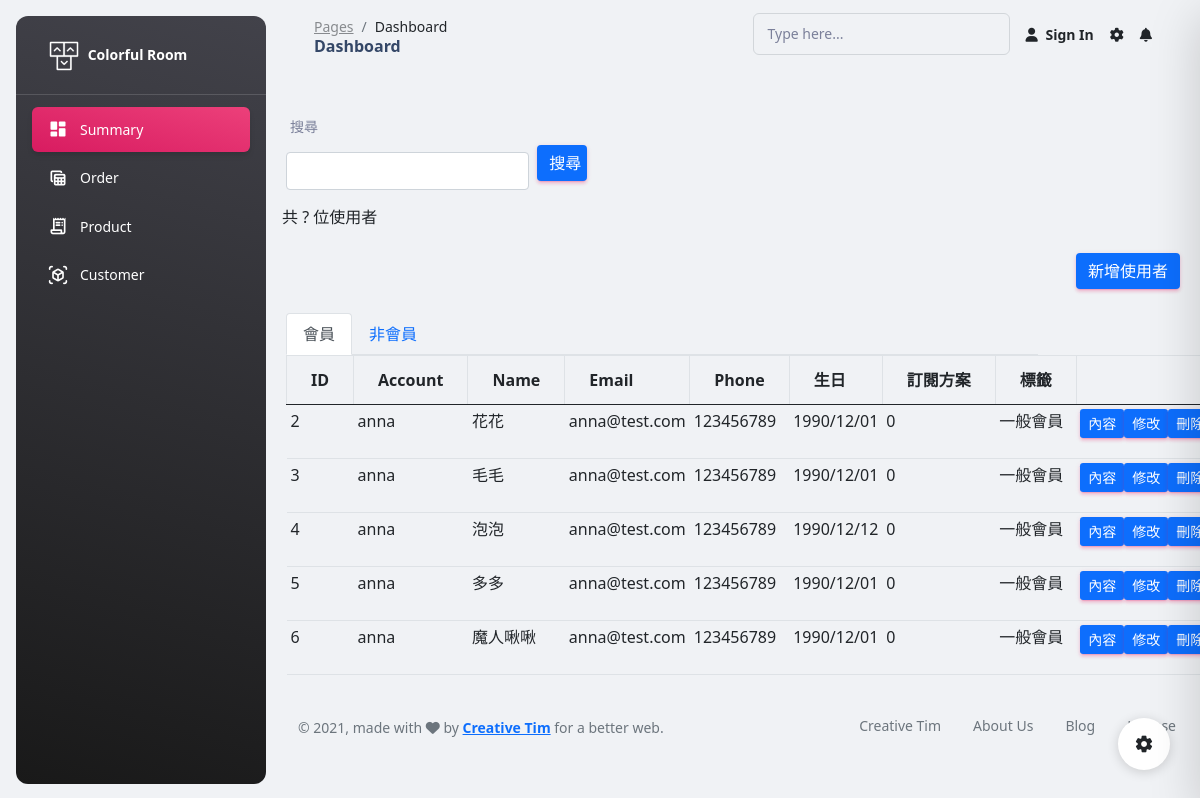
The app's page /index.php?page=customer with its own data.
### tables this page shows
CREATE TABLE `member` (
  `id` int(6) UNSIGNED NOT NULL,
  `account` varchar(30) DEFAULT NULL,
  `name` varchar(30) NOT NULL,
  `birthday` varchar(20) NOT NULL,
  `gender` int(20) NOT NULL,
  `password` varchar(30) DEFAULT NULL,
  `email` varchar(30) NOT NULL,
  `phone` int(20) NOT NULL,
  `subscribe` int(6) NOT NULL,
  `created_at` datetime DEFAULT NULL,
  `edit_at` datetime DEFAULT NULL,
  `valid` tinyint(4) DEFAULT NULL,
  `tag_id` varchar(10) NOT NULL
);

CREATE TABLE `tag` (
  `id` int(6) UNSIGNED NOT NULL,
  `name` varchar(20) NOT NULL
);

### pages/customer/user-list.php (the view, shortened to what this page needs)
<?php
require_once ("../../components/pdo-connect.php");
$sqlMember="SELECT member. *,tag.name AS tag_name FROM member
JOIN tag ON member.tag_id = tag.id
WHERE member.valid=1";
$stmt=$db_host->prepare($sqlMember);
try{
    $stmt->execute();
    $rowsMember=$stmt->fetchAll(PDO::FETCH_ASSOC);
}catch(PDOException $e){
    echo $e->getMessage();
}
?>
<!doctype html>
<html lang="en">
<head>
    <link rel="stylesheet" href="https://cdn.jsdelivr.net/npm/bootstrap@5.0.2/dist/css/bootstrap.min.css"
>
    <link rel="stylesheet" href="fontawesome-free-5.0.1/web-fonts-with-css/css/fontawesome-all.min.css">
</head>
<body>
<div class="container ">
    <div class="row mb-2">
        <label for="">搜尋</label>
        <form action="" method="get">
            <div class="col-4 d-flex align-items-center">
                <input type="search" class="form-control me-2" name="" value="">
                <button type="submit" class="btn btn-primary text-nowrap">搜尋</button>
            </div>
        </form>
        <div class="p-2 d-flex justify-content-between">
            <div>
                共 ? 位使用者
            </div>
        </div>
    </div>
    <div class="p-2 d-flex justify-content-end">
        <a class="btn btn-primary" href="create-member.php">新增使用者</a>
    </div>
    <nav class="col-lg-10">
        <div class="nav nav-tabs" id="nav-tab" role="tablist">
            <button class="nav-link active" id="nav-member-tab" data-bs-toggle="tab" data-bs-target="#nav-member"
                    type="button" role="tab" aria-controls="nav-member" aria-selected="true">會員</button>
            <button class="nav-link" id="nav-customer-tab" data-bs-toggle="tab" data-bs-target="#nav-customer" type="button"
                    role="tab" aria-controls="nav-customer" aria-selected="false">非會員</button>
        </div>
    </nav>
    <div class="tab-content col-lg-10" id="nav-tabContent">
        <div class="tab-pane fade show active " id="nav-member" role="tabpanel" aria-labelledby="nav-member-tab">
            <table class="table table-bordered table-hover table-sm">
                <thead>
                <tr>
                    <th scope="col">ID</th>
                    <th scope="col">Account</th>
                    <th scope="col">Name</th>
                    <th scope="col">Email</th>
                    <th scope="col">Phone</th>
                    <th scope="col">生日</th>
                    <th scope="col">訂閱方案</th>
                    <th scope="col">標籤</th>
                    <th scope="col"></th>
                </tr>
                </thead>
                <?php  foreach ($rowsMember as $value): ?>
                    <tbody>
                    <tr>
                        <td><?=$value["id"]?></td>
                        <td><?=$value["account"]?></td>
                        <td><?=$value["name"]?></td>
                        <td><?=$value["email"]?></td>
                        <td><?=$value["phone"]?></td>
                        <td><?=$value["birthday"]?></td>
                        <td><?=$value["subscribe"]?></td>
                        <td><?=$value["tag_name"]?></td>
                        <td class="text-center d-flex justify-content-evenly">
                            <a class="btn btn-primary btn-sm" href="member.php?id=<?=$value["id"]?>">內容</a>
                            <a class="btn btn-primary btn-sm" href="member-edit.php?id=<?=$value["id"]?>">修改</a>
                        <a class="btn btn-primary btn-sm" type="button"  data-bs-toggle="modal" data-bs-target="#staticBackdrop" >刪除</a>
                        </td>
                    </tr>
                    </tbody>
                <?php endforeach; ?>
            </table>
        </div>
    </div>
</div>
</body>
</html>

### records on screen
member: id "2", account "anna", name "花花", email "anna@test.com", phone "123456789", birthday "1990/12/01", subscribe "0", tag.name "一般會員"
member: id "3", account "anna", name "毛毛", email "anna@test.com", phone "123456789", birthday "1990/12/01", subscribe "0", tag.name "一般會員"
member: id "4", account "anna", name "泡泡", email "anna@test.com", phone "123456789", birthday "1990/12/12", subscribe "0", tag.name "一般會員"
member: id "5", account "anna", name "多多", email "anna@test.com", phone "123456789", birthday "1990/12/01", subscribe "0", tag.name "一般會員"
member: id "6", account "anna", name "魔人啾啾", email "anna@test.com", phone "123456789", birthday "1990/12/01", subscribe "0", tag.name "一般會員"
